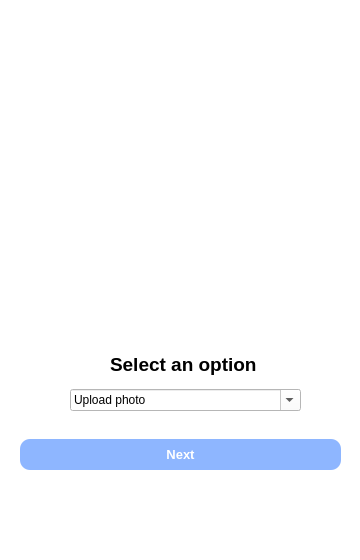
<?xml version="1.0" encoding="UTF-8"?>
<ui version="4.0">
 <class>secondWindow</class>
 <widget class="QMainWindow" name="secondWindow">
  <property name="geometry">
   <rect>
    <x>0</x>
    <y>0</y>
    <width>360</width>
    <height>560</height>
   </rect>
  </property>
  <property name="sizePolicy">
   <sizepolicy hsizetype="Maximum" vsizetype="Maximum">
    <horstretch>0</horstretch>
    <verstretch>0</verstretch>
   </sizepolicy>
  </property>
  <property name="windowTitle">
   <string>MainWindow</string>
  </property>
  <widget class="QWidget" name="centralwidget">
   <widget class="QFrame" name="frame1_bg">
    <property name="geometry">
     <rect>
      <x>0</x>
      <y>-1</y>
      <width>361</width>
      <height>561</height>
     </rect>
    </property>
    <property name="baseSize">
     <size>
      <width>0</width>
      <height>0</height>
     </size>
    </property>
    <property name="acceptDrops">
     <bool>false</bool>
    </property>
    <property name="styleSheet">
     <string notr="true">background-color: rgb(255, 255, 255);</string>
    </property>
    <property name="frameShape">
     <enum>QFrame::NoFrame</enum>
    </property>
    <property name="frameShadow">
     <enum>QFrame::Raised</enum>
    </property>
    <property name="lineWidth">
     <number>1</number>
    </property>
    <property name="midLineWidth">
     <number>0</number>
    </property>
    <widget class="QLabel" name="model_img">
     <property name="geometry">
      <rect>
       <x>10</x>
       <y>-120</y>
       <width>341</width>
       <height>441</height>
      </rect>
     </property>
     <property name="styleSheet">
      <string notr="true">border-radius: 50px</string>
     </property>
     <property name="frameShape">
      <enum>QFrame::NoFrame</enum>
     </property>
     <property name="text">
      <string/>
     </property>
     <property name="pixmap">
      <pixmap resource="mainWindow_resourse.qrc">:/mainWindowPrefix/image/model_img.jpg</pixmap>
     </property>
     <property name="scaledContents">
      <bool>true</bool>
     </property>
    </widget>
    <widget class="QLabel" name="circle_shape">
     <property name="geometry">
      <rect>
       <x>140</x>
       <y>270</y>
       <width>81</width>
       <height>81</height>
      </rect>
     </property>
     <property name="font">
      <font>
       <family>Nirmala UI</family>
       <pointsize>14</pointsize>
       <weight>75</weight>
       <bold>true</bold>
      </font>
     </property>
     <property name="styleSheet">
      <string notr="true">border: 3px solid white;
border-radius: 40px;
</string>
     </property>
     <property name="text">
      <string/>
     </property>
    </widget>
    <widget class="QLabel" name="logo2">
     <property name="geometry">
      <rect>
       <x>160</x>
       <y>290</y>
       <width>41</width>
       <height>41</height>
      </rect>
     </property>
     <property name="text">
      <string/>
     </property>
     <property name="pixmap">
      <pixmap resource="mainWindow_resourse.qrc">:/mainWindowPrefix/image/ig_logo-color.png</pixmap>
     </property>
     <property name="scaledContents">
      <bool>true</bool>
     </property>
    </widget>
    <widget class="QLabel" name="label">
     <property name="geometry">
      <rect>
       <x>110</x>
       <y>340</y>
       <width>151</width>
       <height>51</height>
      </rect>
     </property>
     <property name="font">
      <font>
       <family>Nirmala UI</family>
       <pointsize>14</pointsize>
       <weight>75</weight>
       <bold>true</bold>
      </font>
     </property>
     <property name="text">
      <string>Select an option</string>
     </property>
    </widget>
    <widget class="QComboBox" name="dropDown_menue">
     <property name="geometry">
      <rect>
       <x>70</x>
       <y>390</y>
       <width>231</width>
       <height>22</height>
      </rect>
     </property>
     <property name="font">
      <font>
       <family>Nirmala UI Semilight</family>
      </font>
     </property>
     <property name="editable">
      <bool>true</bool>
     </property>
     <property name="currentText">
      <string>Upload photo</string>
     </property>
     <item>
      <property name="text">
       <string>Upload photo</string>
      </property>
     </item>
     <item>
      <property name="text">
       <string>Search for a tag</string>
      </property>
     </item>
     <item>
      <property name="text">
       <string>Follow </string>
      </property>
     </item>
     <item>
      <property name="text">
       <string>Unfollow</string>
      </property>
     </item>
    </widget>
    <widget class="QPushButton" name="next1_button">
     <property name="geometry">
      <rect>
       <x>20</x>
       <y>440</y>
       <width>321</width>
       <height>31</height>
      </rect>
     </property>
     <property name="font">
      <font>
       <family>Nirmala UI</family>
       <pointsize>10</pointsize>
       <weight>75</weight>
       <bold>true</bold>
      </font>
     </property>
     <property name="styleSheet">
      <string notr="true">QPushButton {
	color: rgb(255, 255, 255);
    background-color: rgb(142, 182, 255);
	border-radius: 10px
	}
QPushButton::pressed
                             {
                             background-color : red;
                             }</string>
     </property>
     <property name="text">
      <string>Next</string>
     </property>
    </widget>
   </widget>
  </widget>
 </widget>
 <resources>
  <include location="mainWindow_resourse.qrc"/>
 </resources>
 <connections/>
</ui>
